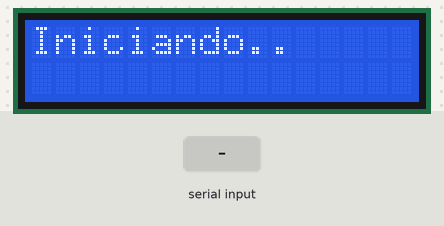
Bench run of a sketch on a simulated Arduino Uno, built with avr-gcc and run on an emulated ATmega328P. Shown: 16×2 character LCD. The inputs (shaded band) are chosen by the test bench. What the sketch prints to the serial monitor is not drawn.

Above: at 1.2 s.
1.3 s: byte 76 (MOVE_LEFT) received over Serial
At 1.7 s:
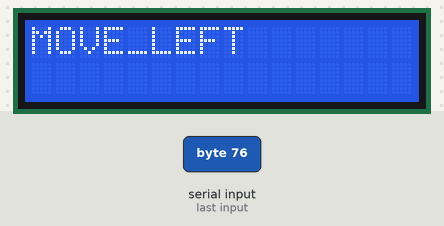
2.8 s: byte 82 (MOVE_RIGHT) received over Serial
At 4.1 s:
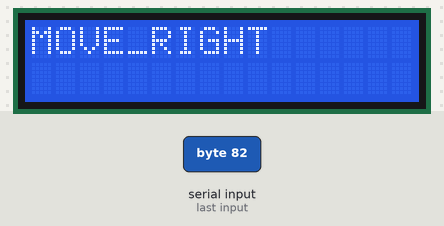
10.3 s: byte 76 (MOVE_LEFT) received over Serial
At 11.2 s:
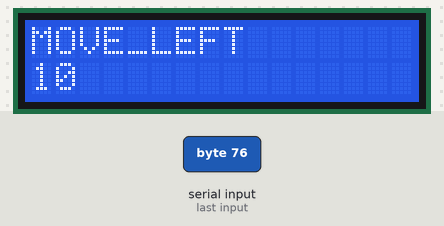
12.1 s: byte 82 (MOVE_RIGHT) received over Serial
At 35.4 s:
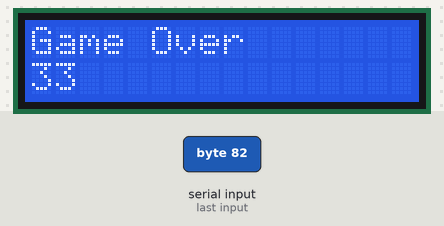
Timing chart, 0 to 36.0 s (numbered marks = the images above; inputs shaded):
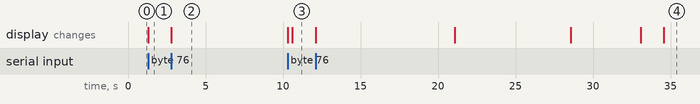

The sketch:

console.ino
```cpp
#include <LiquidCrystal.h>
#include "TimerOne.h"

// Define move buttons
#define MOVE_LEFT 'L'
#define MOVE_RIGHT 'R'
#define MOVE_FRONT 'F'
#define MOVE_BACK 'B'

// Define rotate buttons
#define MOVE_L_ROTATE_X 'A'  // Rotate axis x to left
#define MOVE_R_ROTATE_X 'C'  // Rotate axis x to right
#define MOVE_L_ROTATE_Y 'D'  // Rotate axis y to left
#define MOVE_R_ROTATE_Y 'E'  // Rotate axis y to right
#define MOVE_L_ROTATE_Z 'G' // Rotate axis z to left
#define MOVE_R_ROTATE_Z 'H' // Rotate axis z to right
#define SIZE_OBJECT 8

char BOTTON_CODE[] = {'L','R','F','B', 'A','C','D','E','F','G'};

bool enable = true;

byte cube[512];

int objectCube[SIZE_OBJECT];
int x = 0;
int y = 0;


LiquidCrystal lcd(7, 6, 5, 4, 3, 2);

void setup(){

    Serial.begin(9600);
    lcd.begin(16, 2);
    printDisplayLine1("Iniciando..");

    clearCube();
    resetObject();

    Timer1.initialize(1500000);
    Timer1.attachInterrupt(updateGame);
}

void loop() {

}

bool resetObject(){
  objectCube[0] = 411;
  objectCube[1] = 412;
  objectCube[2] = 419;
  objectCube[3] = 420;
  objectCube[4] = 475;
  objectCube[5] = 476;
  objectCube[6] = 483;
  objectCube[7] = 484;

  return setObject(objectCube);
}

void updateGame(){
//  sendSettings();
  if (!standardMotion(objectCube)){
    if(!resetObject()){
      printDisplayLine1("Game Over");
    }else{
      printDisplayLine2(String(millis()/1000));
    }
  }
  sendSettings();
}

bool setObject(int object[]){
  for(int i = 0; i < SIZE_OBJECT; i++){
    if(cube[object[i]] == 0){
      cube[object[i]] = 1;
    }else{
      return false;
    }
  }
  return true;
}

bool standardMotion(int object[]){
  //int sizeObject = sizeof(object)/sizeof(int); //FORMA DINÂMICA
  for(int i = 0; i < SIZE_OBJECT; i++){
    int newPosition = object[i] - 64;
    if(newPosition >= 0 && cube[newPosition] == 0){
      cube[object[i]] = 0;
      object[i] = newPosition;
      cube[object[i]] = 1;
    }else{
      return false;
    }
  }
  return true;
}

void move_left(){
  if(x > -3){
    for(int i = 0; i < SIZE_OBJECT; i++){
      int newPosition = objectCube[i] - 8;
      if(newPosition >= 0 && cube[newPosition] == 0){
        cube[objectCube[i]] = 0;
        objectCube[i] = newPosition;
        cube[objectCube[i]] = 1;
      }
    }
    x--;
    //sendSettings();
  }
}

void move_right(){
  if(x < 3){
    for(int i = SIZE_OBJECT-1; i >= 0; i--){
      int newPosition = objectCube[i] + 8;
      if(newPosition >= 0 && cube[newPosition] == 0){
        cube[objectCube[i]] = 0;
        objectCube[i] = newPosition;
        cube[objectCube[i]] = 1;
      }
    }
    x++;
     //sendSettings();
  }
}

void move_front(){
  if(y < 3){
    for(int i = SIZE_OBJECT-1; i >= 0; i--){
      int newPosition = objectCube[i] + 1;
      if(newPosition >= 0 && cube[newPosition] == 0){
        cube[objectCube[i]] = 0;
        objectCube[i] = newPosition;
        cube[objectCube[i]] = 1;
      }
    }
    y++;
    //sendSettings();
  }
}

void move_back(){
  if(y > -3){
    for(int i = 0; i < SIZE_OBJECT; i++){
      int newPosition = objectCube[i] - 1;
      if(newPosition >= 0 && cube[newPosition] == 0){
        cube[objectCube[i]] = 0;
        objectCube[i] = newPosition;
        cube[objectCube[i]] = 1;
      }
    }
    y--;
    //sendSettings();
  }

}

void move_l_rotate_x(){

}

void move_r_rotate_x(){

}

void move_l_rotate_y(){

}

void move_r_rotate_y(){

}

void move_l_rotate_z(){

}

void move_r_rotate_z(){

}

void serialEvent() {
  while (Serial.available()) {
    char inChar = (char) Serial.read();

    switch(inChar){
      case MOVE_LEFT:
          printDisplayLine1("MOVE_LEFT");
          move_left();
          break;
      case MOVE_RIGHT:
          printDisplayLine1("MOVE_RIGHT");
          move_right();
          break;
      case MOVE_FRONT:
          move_front();
          break;
      case MOVE_BACK:
          move_back();
          break;
      case MOVE_L_ROTATE_X:
          move_l_rotate_x();
          break;
      case MOVE_R_ROTATE_X:
          move_r_rotate_x();
          break;
      case MOVE_L_ROTATE_Y:
          move_l_rotate_y();
          break;
      case MOVE_R_ROTATE_Y:
          move_r_rotate_y();
          break;
      case MOVE_L_ROTATE_Z:
          move_l_rotate_z();
          break;
      case MOVE_R_ROTATE_Z:
          move_r_rotate_z();
          break;
      default:
          break;
    }
    //Serial.println(inChar);
    //printDisplayLine1(String(inChar));
  }
}

void clearCube(){
  for(int i = 0; i < 512; i++){
    cube[i] = 0;
  }
}

void sendSettings(){

  byte x = 0;
  for(int i = 0; i < 512; i++){
    if(cube[i] == 1){
      bitSet(x, i%8);
    }else{
      bitClear(x, i%8);
    }

    if((i%8 == 7)){
      Serial.write(x);
    }
  }

//  for(int i = 0; i < 512; i++){
//    Serial.write(cube[i]);
//  }
}

void printDisplayLine1(String text){
    lcd.setCursor(0,0);
    lcd.print(text);
    for(int i = 0; i < 16-text.length(); i++){
      lcd.print(" ");
    }
}

void printDisplayLine2(String text){
    lcd.setCursor(0,1);
    lcd.print(text);
    for(int i = 0; i < 16-text.length(); i++){
      lcd.print(" ");
    }
}

void printDisplay(String text1, String text2){
    printDisplayLine1(text1);
    printDisplayLine1(text2);
}
```

Measured:
- after the input at 1.3 s, the display: changes at once (image 1)
- after the input at 2.8 s, the display: changes at once (image 2)
- after the input at 10.3 s, the display: first changes at once (image 3 shows a later state)
- after the input at 12.1 s, the display: first changes at once (image 4 shows a later state)
